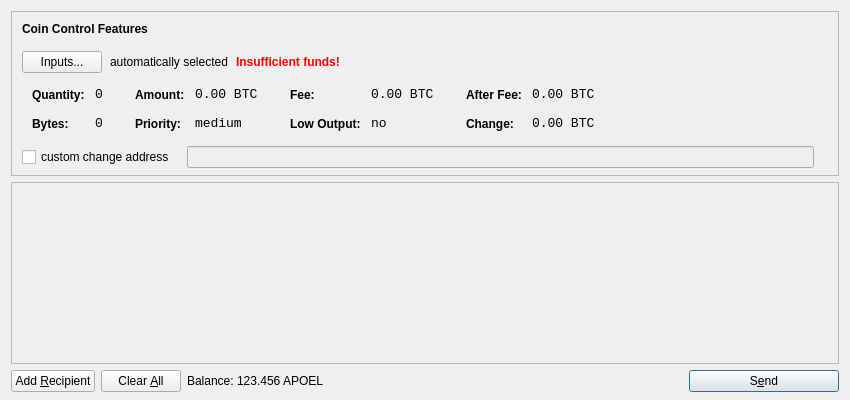
<?xml version="1.0" encoding="UTF-8"?>
<ui version="4.0">
 <class>SendCoinsDialog</class>
 <widget class="QDialog" name="SendCoinsDialog">
  <property name="geometry">
   <rect>
    <x>0</x>
    <y>0</y>
    <width>850</width>
    <height>400</height>
   </rect>
  </property>
  <property name="windowTitle">
   <string>Send Coins</string>
  </property>
  <layout class="QVBoxLayout" name="verticalLayout" stretch="0,1,0">
   <property name="bottomMargin">
    <number>8</number>
   </property>
   <item>
    <widget class="QFrame" name="frameCoinControl">
     <property name="sizePolicy">
      <sizepolicy hsizetype="Expanding" vsizetype="Expanding">
       <horstretch>0</horstretch>
       <verstretch>0</verstretch>
      </sizepolicy>
     </property>
     <property name="maximumSize">
      <size>
       <width>16777215</width>
       <height>16777215</height>
      </size>
     </property>
     <property name="frameShape">
      <enum>QFrame::StyledPanel</enum>
     </property>
     <property name="frameShadow">
      <enum>QFrame::Sunken</enum>
     </property>
     <layout class="QVBoxLayout" name="verticalLayoutCoinControl2">
      <property name="spacing">
       <number>-1</number>
      </property>
      <property name="leftMargin">
       <number>0</number>
      </property>
      <property name="topMargin">
       <number>0</number>
      </property>
      <property name="rightMargin">
       <number>0</number>
      </property>
      <property name="bottomMargin">
       <number>6</number>
      </property>
      <item>
       <layout class="QVBoxLayout" name="verticalLayoutCoinControl" stretch="0,0,0,0,1">
        <property name="spacing">
         <number>0</number>
        </property>
        <property name="leftMargin">
         <number>10</number>
        </property>
        <property name="topMargin">
         <number>10</number>
        </property>
        <item>
         <layout class="QHBoxLayout" name="horizontalLayoutCoinControl1">
          <property name="bottomMargin">
           <number>15</number>
          </property>
          <item>
           <widget class="QLabel" name="labelCoinControlFeatures">
            <property name="sizePolicy">
             <sizepolicy hsizetype="Preferred" vsizetype="Maximum">
              <horstretch>0</horstretch>
              <verstretch>0</verstretch>
             </sizepolicy>
            </property>
            <property name="font">
             <font>
              <weight>75</weight>
              <bold>true</bold>
             </font>
            </property>
            <property name="styleSheet">
             <string notr="true">font-weight:bold;</string>
            </property>
            <property name="text">
             <string>Coin Control Features</string>
            </property>
           </widget>
          </item>
         </layout>
        </item>
        <item>
         <layout class="QHBoxLayout" name="horizontalLayoutCoinControl2" stretch="0,0,0,0">
          <property name="spacing">
           <number>8</number>
          </property>
          <property name="bottomMargin">
           <number>10</number>
          </property>
          <item>
           <widget class="QPushButton" name="pushButtonCoinControl">
            <property name="styleSheet">
             <string notr="true"/>
            </property>
            <property name="text">
             <string>Inputs...</string>
            </property>
           </widget>
          </item>
          <item>
           <widget class="QLabel" name="labelCoinControlAutomaticallySelected">
            <property name="text">
             <string>automatically selected</string>
            </property>
            <property name="margin">
             <number>5</number>
            </property>
           </widget>
          </item>
          <item>
           <widget class="QLabel" name="labelCoinControlInsuffFunds">
            <property name="font">
             <font>
              <weight>75</weight>
              <bold>true</bold>
             </font>
            </property>
            <property name="styleSheet">
             <string notr="true">color:red;font-weight:bold;</string>
            </property>
            <property name="text">
             <string>Insufficient funds!</string>
            </property>
            <property name="margin">
             <number>5</number>
            </property>
           </widget>
          </item>
          <item>
           <spacer name="horizontalSpacerCoinControl">
            <property name="orientation">
             <enum>Qt::Horizontal</enum>
            </property>
            <property name="sizeHint" stdset="0">
             <size>
              <width>40</width>
              <height>1</height>
             </size>
            </property>
           </spacer>
          </item>
         </layout>
        </item>
        <item>
         <widget class="QWidget" name="widgetCoinControl" native="true">
          <property name="sizePolicy">
           <sizepolicy hsizetype="Preferred" vsizetype="Preferred">
            <horstretch>0</horstretch>
            <verstretch>0</verstretch>
           </sizepolicy>
          </property>
          <property name="minimumSize">
           <size>
            <width>0</width>
            <height>0</height>
           </size>
          </property>
          <property name="styleSheet">
           <string notr="true"/>
          </property>
          <layout class="QHBoxLayout" name="horizontalLayoutCoinControl5">
           <property name="margin">
            <number>0</number>
           </property>
           <item>
            <layout class="QHBoxLayout" name="horizontalLayoutCoinControl3" stretch="0,0,0,1">
             <property name="spacing">
              <number>20</number>
             </property>
             <property name="topMargin">
              <number>0</number>
             </property>
             <property name="bottomMargin">
              <number>10</number>
             </property>
             <item>
              <layout class="QFormLayout" name="formLayoutCoinControl1">
               <property name="horizontalSpacing">
                <number>10</number>
               </property>
               <property name="verticalSpacing">
                <number>14</number>
               </property>
               <property name="leftMargin">
                <number>10</number>
               </property>
               <property name="topMargin">
                <number>4</number>
               </property>
               <property name="rightMargin">
                <number>6</number>
               </property>
               <item row="0" column="0">
                <widget class="QLabel" name="labelCoinControlQuantityText">
                 <property name="styleSheet">
                  <string notr="true">font-weight:bold;</string>
                 </property>
                 <property name="text">
                  <string>Quantity:</string>
                 </property>
                 <property name="margin">
                  <number>0</number>
                 </property>
                </widget>
               </item>
               <item row="0" column="1">
                <widget class="QLabel" name="labelCoinControlQuantity">
                 <property name="font">
                  <font>
                   <family>Monospace</family>
                   <pointsize>10</pointsize>
                  </font>
                 </property>
                 <property name="cursor">
                  <cursorShape>IBeamCursor</cursorShape>
                 </property>
                 <property name="contextMenuPolicy">
                  <enum>Qt::ActionsContextMenu</enum>
                 </property>
                 <property name="text">
                  <string notr="true">0</string>
                 </property>
                 <property name="margin">
                  <number>0</number>
                 </property>
                 <property name="textInteractionFlags">
                  <set>Qt::LinksAccessibleByMouse|Qt::TextSelectableByKeyboard|Qt::TextSelectableByMouse</set>
                 </property>
                </widget>
               </item>
               <item row="1" column="0">
                <widget class="QLabel" name="labelCoinControlBytesText">
                 <property name="styleSheet">
                  <string notr="true">font-weight:bold;</string>
                 </property>
                 <property name="text">
                  <string>Bytes:</string>
                 </property>
                </widget>
               </item>
               <item row="1" column="1">
                <widget class="QLabel" name="labelCoinControlBytes">
                 <property name="font">
                  <font>
                   <family>Monospace</family>
                   <pointsize>10</pointsize>
                  </font>
                 </property>
                 <property name="cursor">
                  <cursorShape>IBeamCursor</cursorShape>
                 </property>
                 <property name="contextMenuPolicy">
                  <enum>Qt::ActionsContextMenu</enum>
                 </property>
                 <property name="text">
                  <string notr="true">0</string>
                 </property>
                 <property name="textInteractionFlags">
                  <set>Qt::LinksAccessibleByMouse|Qt::TextSelectableByKeyboard|Qt::TextSelectableByMouse</set>
                 </property>
                </widget>
               </item>
              </layout>
             </item>
             <item>
              <layout class="QFormLayout" name="formLayoutCoinControl2">
               <property name="horizontalSpacing">
                <number>10</number>
               </property>
               <property name="verticalSpacing">
                <number>14</number>
               </property>
               <property name="leftMargin">
                <number>6</number>
               </property>
               <property name="topMargin">
                <number>4</number>
               </property>
               <property name="rightMargin">
                <number>6</number>
               </property>
               <item row="0" column="0">
                <widget class="QLabel" name="labelCoinControlAmountText">
                 <property name="styleSheet">
                  <string notr="true">font-weight:bold;</string>
                 </property>
                 <property name="text">
                  <string>Amount:</string>
                 </property>
                 <property name="margin">
                  <number>0</number>
                 </property>
                </widget>
               </item>
               <item row="0" column="1">
                <widget class="QLabel" name="labelCoinControlAmount">
                 <property name="font">
                  <font>
                   <family>Monospace</family>
                   <pointsize>10</pointsize>
                  </font>
                 </property>
                 <property name="cursor">
                  <cursorShape>IBeamCursor</cursorShape>
                 </property>
                 <property name="contextMenuPolicy">
                  <enum>Qt::ActionsContextMenu</enum>
                 </property>
                 <property name="text">
                  <string notr="true">0.00 BTC</string>
                 </property>
                 <property name="textInteractionFlags">
                  <set>Qt::LinksAccessibleByMouse|Qt::TextSelectableByKeyboard|Qt::TextSelectableByMouse</set>
                 </property>
                </widget>
               </item>
               <item row="1" column="0">
                <widget class="QLabel" name="labelCoinControlPriorityText">
                 <property name="styleSheet">
                  <string notr="true">font-weight:bold;</string>
                 </property>
                 <property name="text">
                  <string>Priority:</string>
                 </property>
                </widget>
               </item>
               <item row="1" column="1">
                <widget class="QLabel" name="labelCoinControlPriority">
                 <property name="font">
                  <font>
                   <family>Monospace</family>
                   <pointsize>10</pointsize>
                  </font>
                 </property>
                 <property name="cursor">
                  <cursorShape>IBeamCursor</cursorShape>
                 </property>
                 <property name="contextMenuPolicy">
                  <enum>Qt::ActionsContextMenu</enum>
                 </property>
                 <property name="text">
                  <string>medium</string>
                 </property>
                 <property name="textInteractionFlags">
                  <set>Qt::LinksAccessibleByMouse|Qt::TextSelectableByKeyboard|Qt::TextSelectableByMouse</set>
                 </property>
                </widget>
               </item>
              </layout>
             </item>
             <item>
              <layout class="QFormLayout" name="formLayoutCoinControl3">
               <property name="horizontalSpacing">
                <number>10</number>
               </property>
               <property name="verticalSpacing">
                <number>14</number>
               </property>
               <property name="leftMargin">
                <number>6</number>
               </property>
               <property name="topMargin">
                <number>4</number>
               </property>
               <property name="rightMargin">
                <number>6</number>
               </property>
               <item row="0" column="0">
                <widget class="QLabel" name="labelCoinControlFeeText">
                 <property name="styleSheet">
                  <string notr="true">font-weight:bold;</string>
                 </property>
                 <property name="text">
                  <string>Fee:</string>
                 </property>
                 <property name="margin">
                  <number>0</number>
                 </property>
                </widget>
               </item>
               <item row="0" column="1">
                <widget class="QLabel" name="labelCoinControlFee">
                 <property name="font">
                  <font>
                   <family>Monospace</family>
                   <pointsize>10</pointsize>
                  </font>
                 </property>
                 <property name="cursor">
                  <cursorShape>IBeamCursor</cursorShape>
                 </property>
                 <property name="contextMenuPolicy">
                  <enum>Qt::ActionsContextMenu</enum>
                 </property>
                 <property name="text">
                  <string notr="true">0.00 BTC</string>
                 </property>
                 <property name="textInteractionFlags">
                  <set>Qt::LinksAccessibleByMouse|Qt::TextSelectableByKeyboard|Qt::TextSelectableByMouse</set>
                 </property>
                </widget>
               </item>
               <item row="1" column="0">
                <widget class="QLabel" name="labelCoinControlLowOutputText">
                 <property name="styleSheet">
                  <string notr="true">font-weight:bold;</string>
                 </property>
                 <property name="text">
                  <string>Low Output:</string>
                 </property>
                </widget>
               </item>
               <item row="1" column="1">
                <widget class="QLabel" name="labelCoinControlLowOutput">
                 <property name="font">
                  <font>
                   <family>Monospace</family>
                   <pointsize>10</pointsize>
                  </font>
                 </property>
                 <property name="cursor">
                  <cursorShape>IBeamCursor</cursorShape>
                 </property>
                 <property name="contextMenuPolicy">
                  <enum>Qt::ActionsContextMenu</enum>
                 </property>
                 <property name="text">
                  <string>no</string>
                 </property>
                 <property name="textInteractionFlags">
                  <set>Qt::LinksAccessibleByMouse|Qt::TextSelectableByKeyboard|Qt::TextSelectableByMouse</set>
                 </property>
                </widget>
               </item>
              </layout>
             </item>
             <item>
              <layout class="QFormLayout" name="formLayoutCoinControl4">
               <property name="horizontalSpacing">
                <number>10</number>
               </property>
               <property name="verticalSpacing">
                <number>14</number>
               </property>
               <property name="leftMargin">
                <number>6</number>
               </property>
               <property name="topMargin">
                <number>4</number>
               </property>
               <property name="rightMargin">
                <number>6</number>
               </property>
               <item row="0" column="0">
                <widget class="QLabel" name="labelCoinControlAfterFeeText">
                 <property name="styleSheet">
                  <string notr="true">font-weight:bold;</string>
                 </property>
                 <property name="text">
                  <string>After Fee:</string>
                 </property>
                 <property name="margin">
                  <number>0</number>
                 </property>
                </widget>
               </item>
               <item row="0" column="1">
                <widget class="QLabel" name="labelCoinControlAfterFee">
                 <property name="font">
                  <font>
                   <family>Monospace</family>
                   <pointsize>10</pointsize>
                  </font>
                 </property>
                 <property name="cursor">
                  <cursorShape>IBeamCursor</cursorShape>
                 </property>
                 <property name="contextMenuPolicy">
                  <enum>Qt::ActionsContextMenu</enum>
                 </property>
                 <property name="text">
                  <string notr="true">0.00 BTC</string>
                 </property>
                 <property name="textInteractionFlags">
                  <set>Qt::LinksAccessibleByMouse|Qt::TextSelectableByKeyboard|Qt::TextSelectableByMouse</set>
                 </property>
                </widget>
               </item>
               <item row="1" column="0">
                <widget class="QLabel" name="labelCoinControlChangeText">
                 <property name="styleSheet">
                  <string notr="true">font-weight:bold;</string>
                 </property>
                 <property name="text">
                  <string>Change:</string>
                 </property>
                </widget>
               </item>
               <item row="1" column="1">
                <widget class="QLabel" name="labelCoinControlChange">
                 <property name="font">
                  <font>
                   <family>Monospace</family>
                   <pointsize>10</pointsize>
                  </font>
                 </property>
                 <property name="cursor">
                  <cursorShape>IBeamCursor</cursorShape>
                 </property>
                 <property name="contextMenuPolicy">
                  <enum>Qt::ActionsContextMenu</enum>
                 </property>
                 <property name="text">
                  <string notr="true">0.00 BTC</string>
                 </property>
                 <property name="textInteractionFlags">
                  <set>Qt::LinksAccessibleByMouse|Qt::TextSelectableByKeyboard|Qt::TextSelectableByMouse</set>
                 </property>
                </widget>
               </item>
              </layout>
             </item>
            </layout>
           </item>
          </layout>
         </widget>
        </item>
        <item>
         <layout class="QHBoxLayout" name="horizontalLayoutCoinControl4" stretch="0,0,0">
          <property name="spacing">
           <number>12</number>
          </property>
          <property name="sizeConstraint">
           <enum>QLayout::SetDefaultConstraint</enum>
          </property>
          <property name="topMargin">
           <number>5</number>
          </property>
          <property name="rightMargin">
           <number>5</number>
          </property>
          <item>
           <widget class="QCheckBox" name="checkBoxCoinControlChange">
            <property name="text">
             <string>custom change address</string>
            </property>
           </widget>
          </item>
          <item>
           <widget class="QLineEdit" name="lineEditCoinControlChange">
            <property name="enabled">
             <bool>false</bool>
            </property>
            <property name="sizePolicy">
             <sizepolicy hsizetype="Expanding" vsizetype="Fixed">
              <horstretch>0</horstretch>
              <verstretch>0</verstretch>
             </sizepolicy>
            </property>
           </widget>
          </item>
          <item>
           <widget class="QLabel" name="labelCoinControlChangeLabel">
            <property name="sizePolicy">
             <sizepolicy hsizetype="Preferred" vsizetype="Expanding">
              <horstretch>0</horstretch>
              <verstretch>0</verstretch>
             </sizepolicy>
            </property>
            <property name="minimumSize">
             <size>
              <width>0</width>
              <height>0</height>
             </size>
            </property>
            <property name="text">
             <string/>
            </property>
            <property name="margin">
             <number>3</number>
            </property>
           </widget>
          </item>
         </layout>
        </item>
        <item>
         <spacer name="verticalSpacerCoinControl">
          <property name="orientation">
           <enum>Qt::Vertical</enum>
          </property>
          <property name="sizeHint" stdset="0">
           <size>
            <width>800</width>
            <height>1</height>
           </size>
          </property>
         </spacer>
        </item>
       </layout>
      </item>
     </layout>
    </widget>
   </item>
   <item>
    <widget class="QScrollArea" name="scrollArea">
     <property name="widgetResizable">
      <bool>true</bool>
     </property>
     <widget class="QWidget" name="scrollAreaWidgetContents">
      <property name="geometry">
       <rect>
        <x>0</x>
        <y>0</y>
        <width>830</width>
        <height>165</height>
       </rect>
      </property>
      <layout class="QVBoxLayout" name="verticalLayout_2">
       <property name="margin">
        <number>0</number>
       </property>
       <item>
        <layout class="QVBoxLayout" name="entries">
         <property name="spacing">
          <number>6</number>
         </property>
        </layout>
       </item>
       <item>
        <spacer name="verticalSpacer">
         <property name="orientation">
          <enum>Qt::Vertical</enum>
         </property>
         <property name="sizeHint" stdset="0">
          <size>
           <width>20</width>
           <height>40</height>
          </size>
         </property>
        </spacer>
       </item>
      </layout>
     </widget>
    </widget>
   </item>
   <item>
    <layout class="QHBoxLayout" name="horizontalLayout">
     <item>
      <widget class="QPushButton" name="addButton">
       <property name="toolTip">
        <string>Send to multiple recipients at once</string>
       </property>
       <property name="text">
        <string>Add &amp;Recipient</string>
       </property>
       <property name="icon">
        <iconset resource="../bitcoin.qrc">
         <normaloff>:/icons/add</normaloff>:/icons/add</iconset>
       </property>
       <property name="autoDefault">
        <bool>false</bool>
       </property>
      </widget>
     </item>
     <item>
      <widget class="QPushButton" name="clearButton">
       <property name="sizePolicy">
        <sizepolicy hsizetype="Minimum" vsizetype="Fixed">
         <horstretch>0</horstretch>
         <verstretch>0</verstretch>
        </sizepolicy>
       </property>
       <property name="toolTip">
        <string>Remove all transaction fields</string>
       </property>
       <property name="text">
        <string>Clear &amp;All</string>
       </property>
       <property name="icon">
        <iconset resource="../bitcoin.qrc">
         <normaloff>:/icons/remove</normaloff>:/icons/remove</iconset>
       </property>
       <property name="autoRepeatDelay">
        <number>300</number>
       </property>
       <property name="autoDefault">
        <bool>false</bool>
       </property>
      </widget>
     </item>
     <item>
      <layout class="QHBoxLayout" name="horizontalLayout_2">
       <property name="spacing">
        <number>3</number>
       </property>
       <item>
        <widget class="QLabel" name="label">
         <property name="text">
          <string>Balance:</string>
         </property>
        </widget>
       </item>
       <item>
        <widget class="QLabel" name="labelBalance">
         <property name="cursor">
          <cursorShape>IBeamCursor</cursorShape>
         </property>
         <property name="text">
          <string>123.456 APOEL</string>
         </property>
         <property name="textInteractionFlags">
          <set>Qt::LinksAccessibleByMouse|Qt::TextSelectableByKeyboard|Qt::TextSelectableByMouse</set>
         </property>
        </widget>
       </item>
      </layout>
     </item>
     <item>
      <spacer name="horizontalSpacer">
       <property name="orientation">
        <enum>Qt::Horizontal</enum>
       </property>
       <property name="sizeHint" stdset="0">
        <size>
         <width>40</width>
         <height>20</height>
        </size>
       </property>
      </spacer>
     </item>
     <item>
      <widget class="QPushButton" name="sendButton">
       <property name="minimumSize">
        <size>
         <width>150</width>
         <height>0</height>
        </size>
       </property>
       <property name="toolTip">
        <string>Confirm the send action</string>
       </property>
       <property name="text">
        <string>S&amp;end</string>
       </property>
       <property name="icon">
        <iconset resource="../bitcoin.qrc">
         <normaloff>:/icons/send</normaloff>:/icons/send</iconset>
       </property>
       <property name="default">
        <bool>true</bool>
       </property>
      </widget>
     </item>
    </layout>
   </item>
  </layout>
 </widget>
 <resources>
  <include location="../bitcoin.qrc"/>
 </resources>
 <connections/>
</ui>
